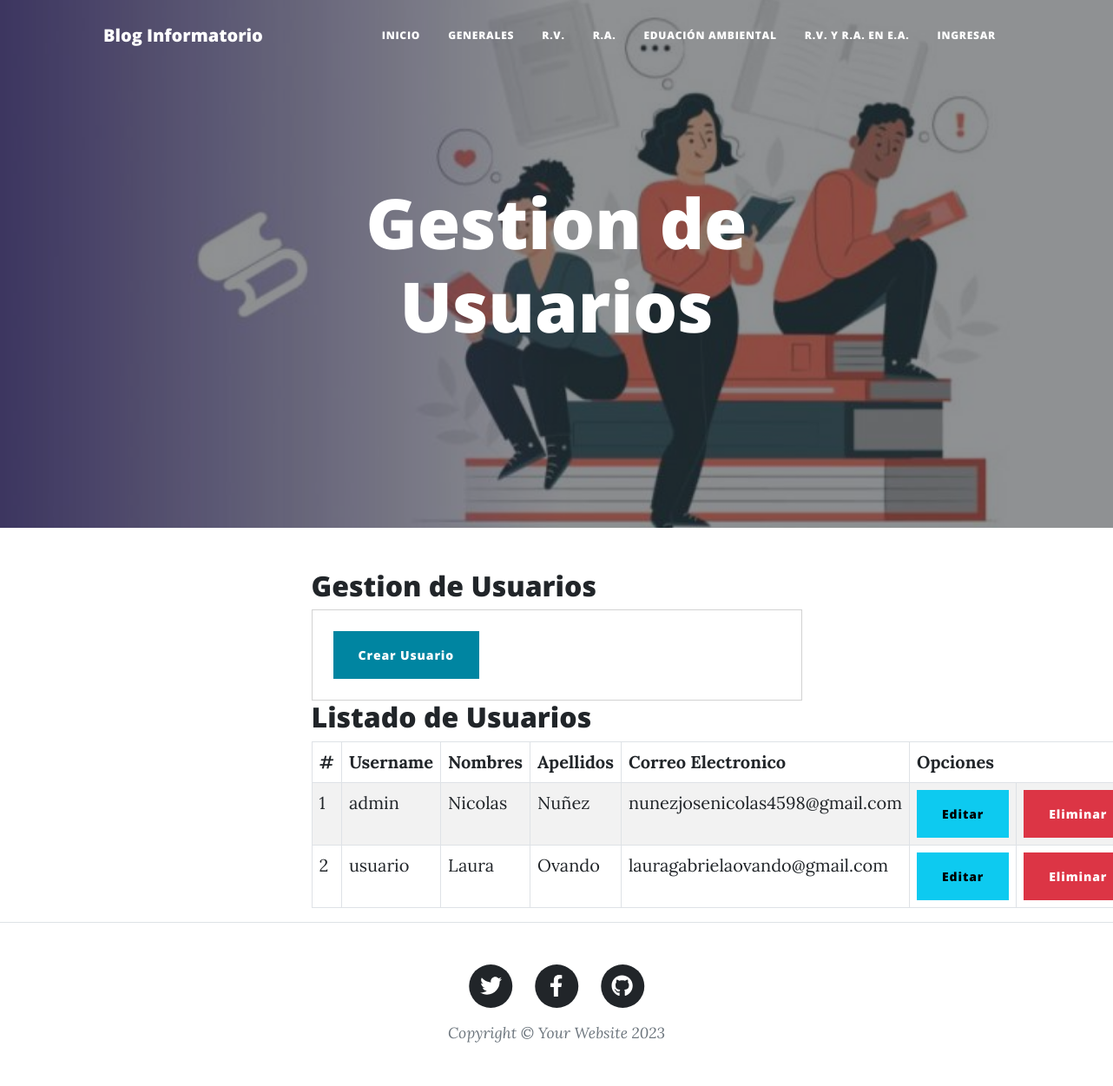
The app's page /Usuarios/, older data.
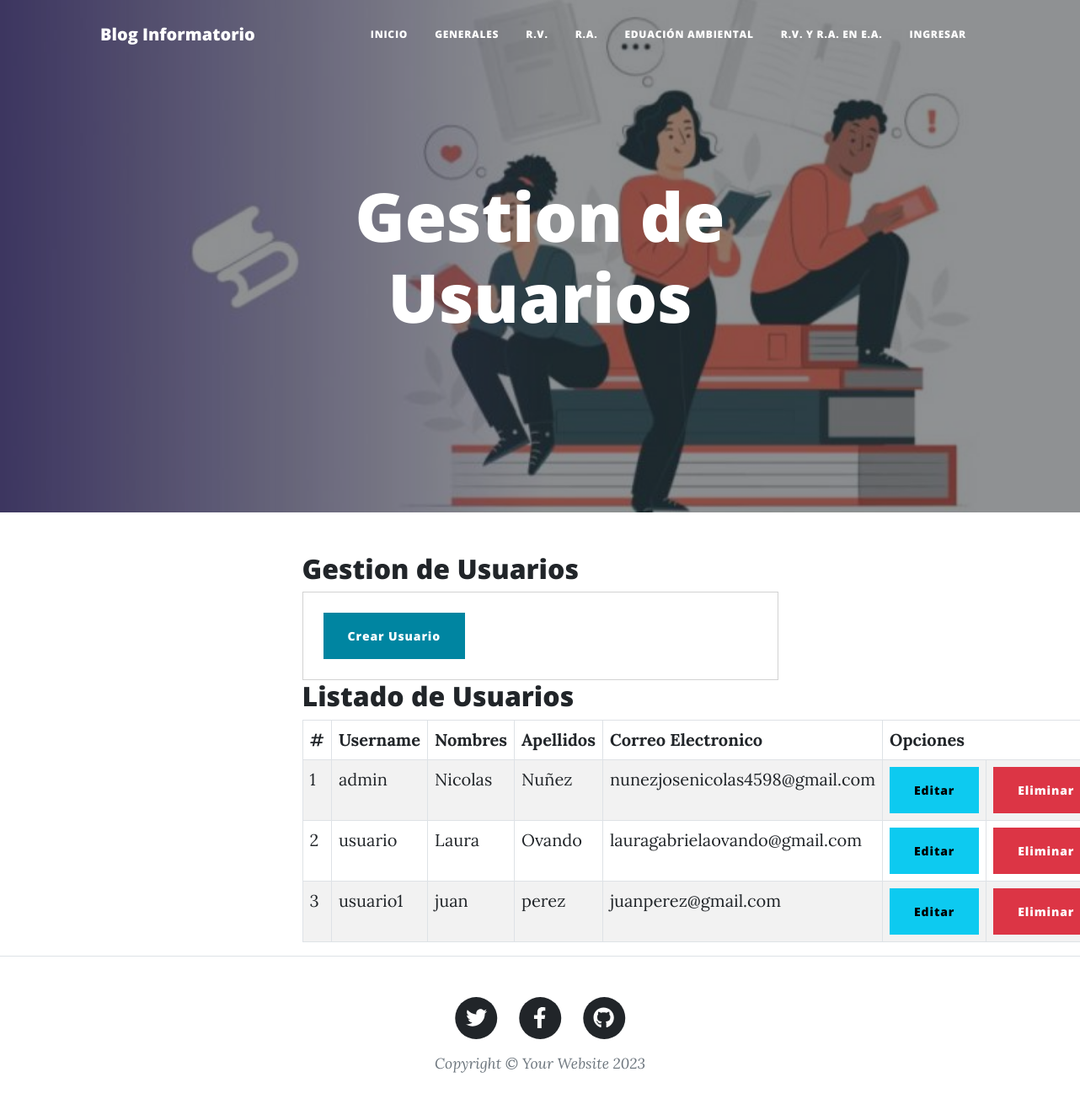
The same page, newer data.
### GestionDeBlog/models.py (models this page shows, shortened)
class Usuario(AbstractUser):
    REQUIRED_FIELDS = ['first_name', 'last_name', 'email']

### GestionDeBlog/views.py (the view)
# urls.py: path('Usuarios/', views.usuarios, name="usuarios"),
def usuarios(request):
    usuarioslistados = Usuario.objects.all()
    return render(request, 'usuarios.html', {"usuarioslistados" : usuarioslistados})

### GestionDeBlog/templates/usuarios.html (shortened to what this page needs)
{% extends 'index.html' %}
{% load static %}
{% load crispy_forms_tags %}
{% block imagen %} {% static 'assets/img/usuarios.jpg' %} {% endblock imagen %}
{% block titulo_principal %}
    <h1>Gestion de Usuarios</h1>
{% endblock titulo_principal %}
{% block contenido %}
    <div class="container">
        <div class="register">
            <h2 class="title"> Gestion de Usuarios</h2>
            <div class="card">
                <div class="card-body">
                    <div class="card-button p-2">
                        <a class="btn btn-primary" href={% url 'registrarusuario' %} role="button">Crear Usuario</a>
                    </div>
                </div>
            </div>
        </div>
        <div class="list">
            <h2> Listado de Usuarios </h2>
            <div class="list-content">
                <table class="table table-striped table-bordered">
                    <thead class="thead-dark">
                        <tr>
                            <th> # </th>
                            <th> Username </th>
                            <th> Nombres </th>
                            <th> Apellidos </th>
                            <th> Correo Electronico </th>
                            <th colspan="2"> Opciones </th>
                        </tr>
                    </thead>
                    <tbody>
                        {% for u in usuarioslistados %}
                            <tr class="tr-tbody">
                                <td> {{forloop.counter}} </td>
                                <td> {{u.username}} </td>
                                <td> {{u.first_name}} </td>
                                <td> {{u.last_name}} </td>
                                <td> {{u.email}} </td>
                                <td><a href="edicionusuario/{{ u.username }}"> <button class="btn btn-info"> Editar </button> </a></td>
                                <td><a href="eliminarusuario/{{ u.username }}"> <button class="btn btn-danger btnEliminar"> Eliminar </button> </a></td>
                            </tr>
                        {% endfor %}
                    </tbody>
                </table>
            </div>
        </div>
    </div>
{% endblock contenido %}

Row changes from the older to the newer data that the page shows:
added Usuario: username "usuario1", first_name "juan", last_name "perez", email "juanperez@gmail.com"
